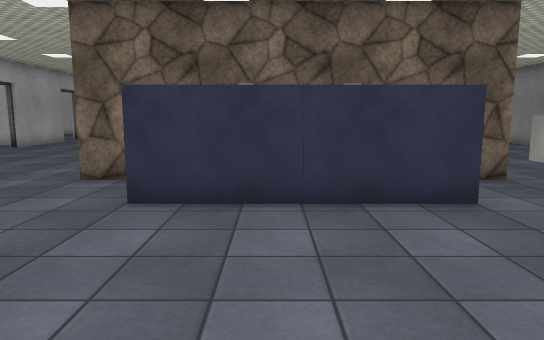
View 1 (above)

22 first-person views from a walk through a 3-D level made in the Unity game engine. The camera is 1.5 m above the floor, tilts 8° down and sees 70° across. The floor is counted in squares, 1 m on a side. Each view is taken from the middle of a square. On the plan, view 1 faces up. The plan holds only what a view shows up to about 17 squares ahead; the rest is blank. The place goes on beyond the plan. Surface patterns are stand-ins for the level's own textures.

View 2
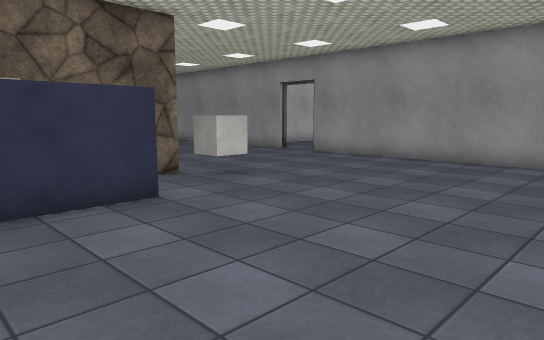

View 3
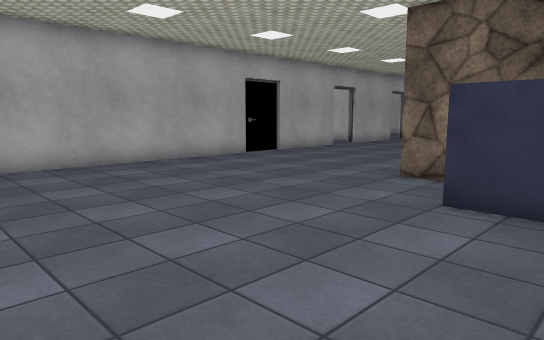

View 4
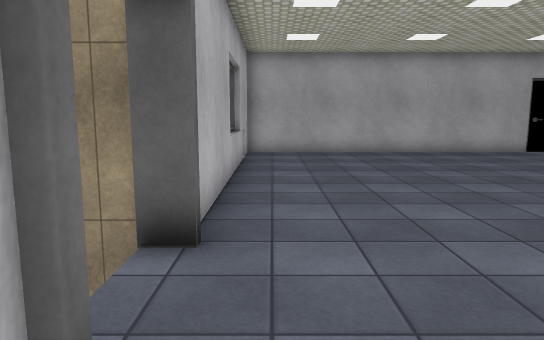

View 5
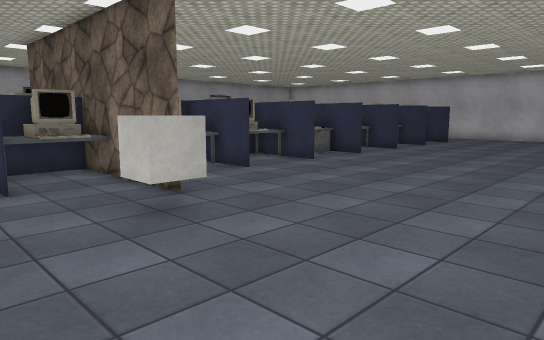

View 6
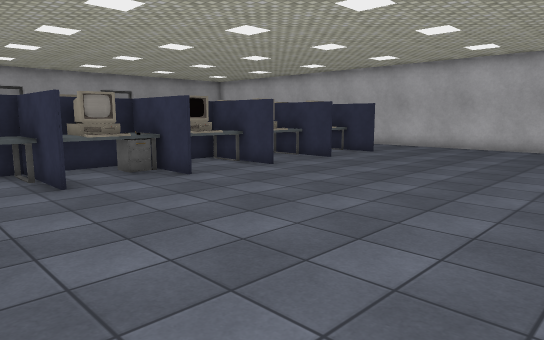

View 7
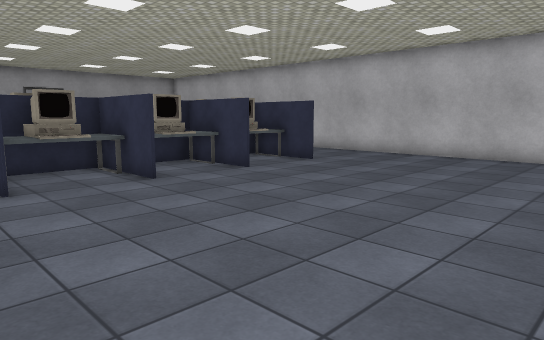

View 8
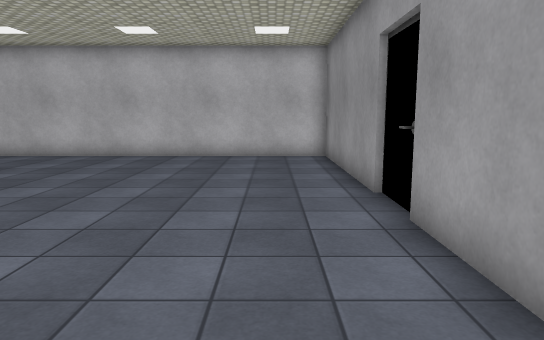

View 9
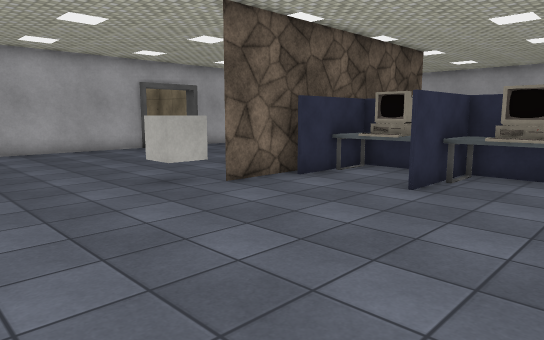

View 10
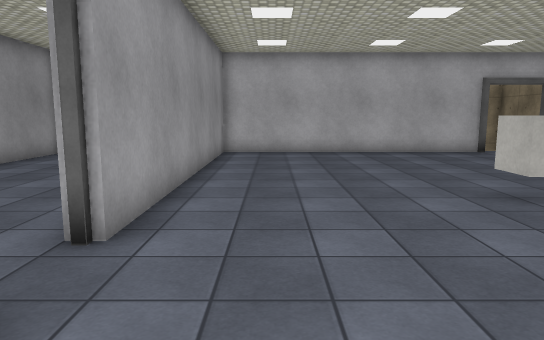

View 11
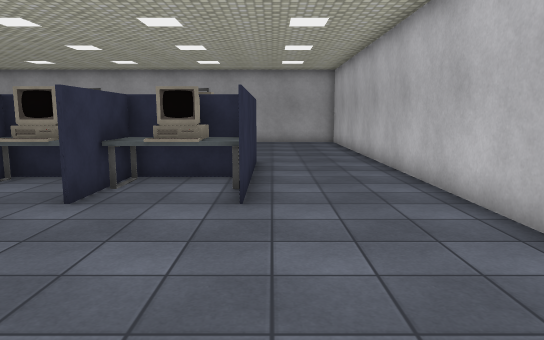

View 12
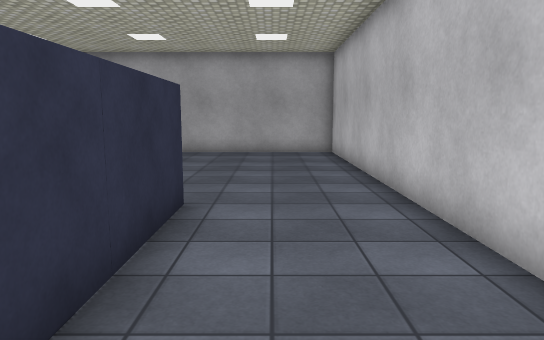

View 13
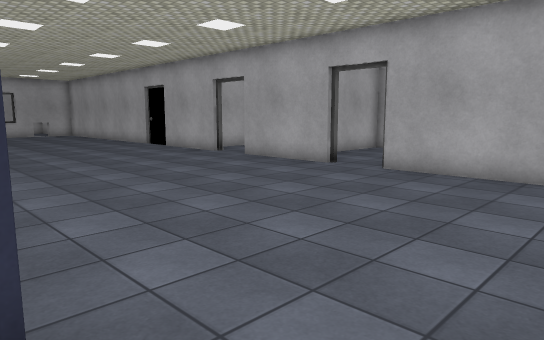

View 14
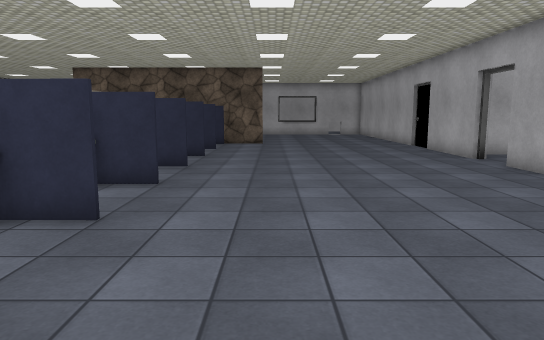

View 15
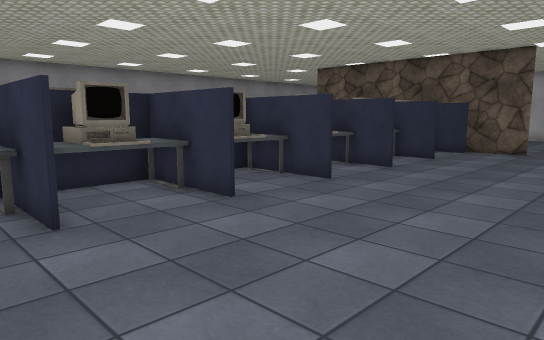

View 16
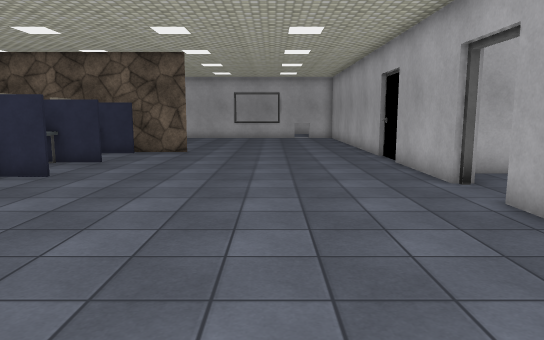

View 17
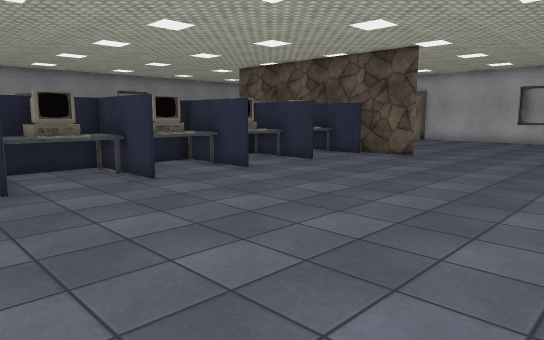

View 18
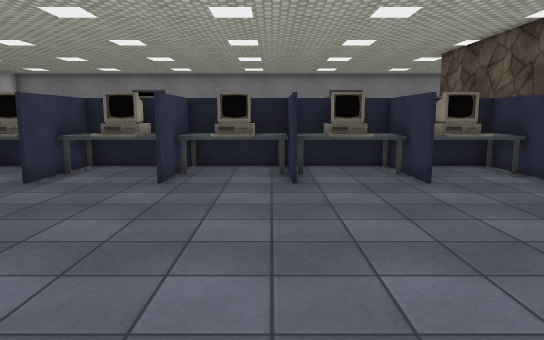

View 19
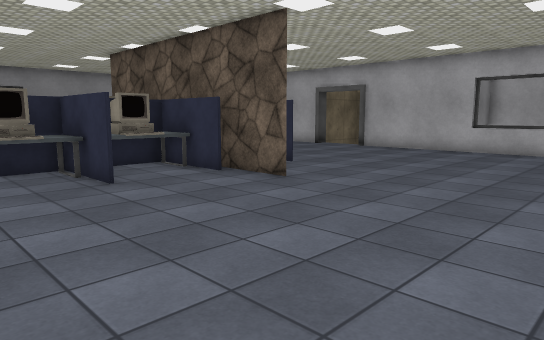

View 20
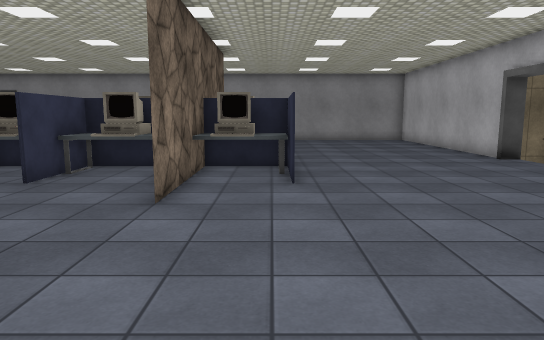

View 21
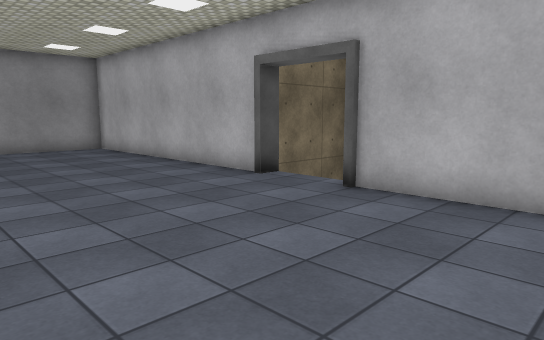

View 22
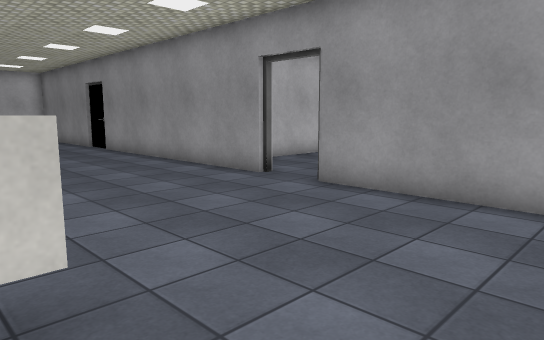

### Floor plan
Points are (right, up) in squares from view 1. A wall is a line through its corners. A room is listed if a view was taken in it or the views show most of it. See-through windows are left out.
Room 1 (views 1, 2, 3, 4, 5, 6, 7, 8, 9, 10, 11, 12, 13, 14, 15, 16, 17, 18, 19, 20, 21, 22)
walls: (3, 9) (5.5, 9) (2.5, 9); (-1.5, 9) (-4.5, 9); (-4.6, 9) (-1.9, 9); (13, 12.4) (13, 22.5); (-12, 16.5) (-12, 12.4); (-12, 10.5) (-12, -1) (-8.2, -1); (-12, 22.5) (-12, 18.4); (13, 24.4) (13, 31.5) (-12, 31.5) (-12, 24.4); (-0.3, -0.8) (-0.3, -1.5); (2.3, -1.5) (2.3, -1) (13, -1) (13, 10.7); (-1.5, -1.9) (-1.5, -2.8); (-8.1, -1) (-0.5, -1); (-8, -1.2) (-5.5, -1.2)
ways out: opening at (-7, -1)
objects: other object (-2, 7) to (0, 9); other object (-2, 13) to (0, 15); other object (-2, 16) to (0, 18); other object (-2, 19) to (0, 21); other object (-2, 22) to (0, 24); other object (-2, 25) to (0, 27); other object (-1, 10) to (0, 12); other object (1, 7) to (3, 9); other object (1, 10) to (2, 12); other object (1, 13) to (3, 15); other object (1, 16) to (3, 18); other object (1, 19) to (3, 21); other object (1, 22) to (3, 24); other object (1, 25) to (3, 27); other object (2, 17); other object (6, 8) to (7, 9)

Positions as (right, up) in squares from view 1, and headings:
1: (0, 0), facing up
2: (0, 0), facing up-right
3: (0, 0), facing up-left
4: (4, 0), facing left
5: (12, 5), facing up-left
6: (12, 13), facing up-left
7: (12, 17), facing up-left
8: (11, 17), facing up
9: (11, 16), facing down-left
10: (11, 15), facing down
11: (10, 28), facing left
12: (4, 29), facing left
13: (-2, 30), facing down-left
14: (-5, 30), facing down
15: (-8, 26), facing down-right
16: (-8, 25), facing down
17: (-11, 23), facing down-right
18: (-11, 16), facing right
19: (-11, 16), facing down-right
20: (-11, 7), facing right
21: (-5, 6), facing down-right
22: (6, 5), facing up-right
